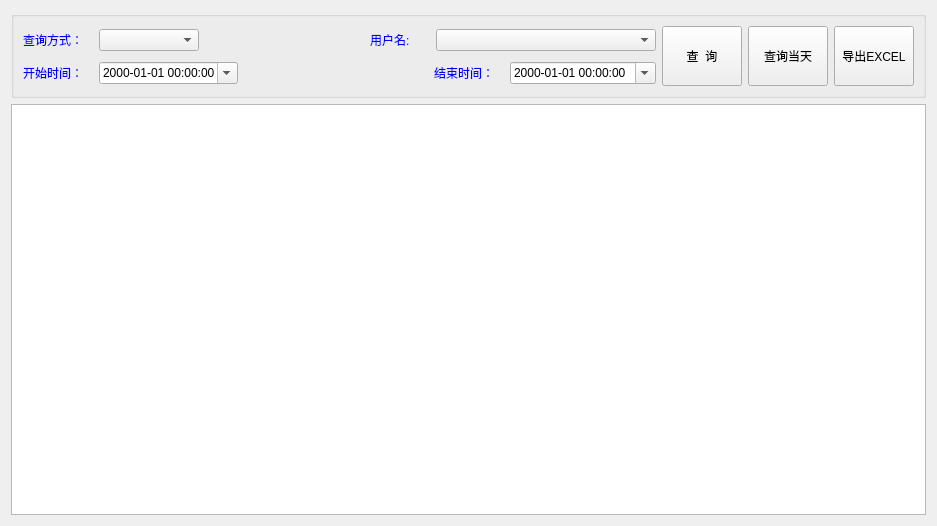
<?xml version="1.0" encoding="UTF-8"?>
<ui version="4.0">
 <class>CScoreRec</class>
 <widget class="QWidget" name="CScoreRec">
  <property name="geometry">
   <rect>
    <x>0</x>
    <y>0</y>
    <width>937</width>
    <height>526</height>
   </rect>
  </property>
  <property name="windowTitle">
   <string>成绩查询</string>
  </property>
  <property name="styleSheet">
   <string notr="true">font: 14pt &quot;宋体&quot;;</string>
  </property>
  <layout class="QVBoxLayout" name="verticalLayout_3">
   <item>
    <widget class="QGroupBox" name="groupBox">
     <property name="styleSheet">
      <string notr="true">border-color: rgb(255, 3, 15);</string>
     </property>
     <property name="title">
      <string/>
     </property>
     <layout class="QGridLayout" name="gridLayout">
      <item row="0" column="0">
       <layout class="QHBoxLayout" name="horizontalLayout">
        <item>
         <widget class="QLabel" name="label">
          <property name="minimumSize">
           <size>
            <width>70</width>
            <height>0</height>
           </size>
          </property>
          <property name="maximumSize">
           <size>
            <width>70</width>
            <height>16777215</height>
           </size>
          </property>
          <property name="styleSheet">
           <string notr="true">font: 10pt &quot;宋体&quot;;
color: rgb(0, 0, 255);</string>
          </property>
          <property name="text">
           <string>查询方式：</string>
          </property>
         </widget>
        </item>
        <item>
         <widget class="QComboBox" name="comboMode">
          <property name="minimumSize">
           <size>
            <width>100</width>
            <height>0</height>
           </size>
          </property>
          <property name="maximumSize">
           <size>
            <width>100</width>
            <height>16777215</height>
           </size>
          </property>
         </widget>
        </item>
       </layout>
      </item>
      <item row="0" column="1" colspan="2">
       <layout class="QHBoxLayout" name="horizontalLayout_3">
        <item>
         <spacer name="horizontalSpacer_2">
          <property name="orientation">
           <enum>Qt::Horizontal</enum>
          </property>
          <property name="sizeHint" stdset="0">
           <size>
            <width>40</width>
            <height>20</height>
           </size>
          </property>
         </spacer>
        </item>
        <item>
         <widget class="QLabel" name="labelContent">
          <property name="minimumSize">
           <size>
            <width>60</width>
            <height>0</height>
           </size>
          </property>
          <property name="maximumSize">
           <size>
            <width>60</width>
            <height>16777215</height>
           </size>
          </property>
          <property name="styleSheet">
           <string notr="true">font: 10pt &quot;宋体&quot;;
color: rgb(0, 0, 255);</string>
          </property>
          <property name="text">
           <string>用户名:</string>
          </property>
         </widget>
        </item>
        <item>
         <widget class="QComboBox" name="comboContent">
          <property name="minimumSize">
           <size>
            <width>220</width>
            <height>0</height>
           </size>
          </property>
          <property name="editable">
           <bool>false</bool>
          </property>
         </widget>
        </item>
       </layout>
      </item>
      <item row="0" column="4" rowspan="2">
       <widget class="QPushButton" name="buttonSearch">
        <property name="minimumSize">
         <size>
          <width>0</width>
          <height>60</height>
         </size>
        </property>
        <property name="maximumSize">
         <size>
          <width>80</width>
          <height>16777215</height>
         </size>
        </property>
        <property name="styleSheet">
         <string notr="true">font: 75 10pt &quot;宋体&quot;;</string>
        </property>
        <property name="text">
         <string>查  询</string>
        </property>
       </widget>
      </item>
      <item row="1" column="0" colspan="2">
       <layout class="QHBoxLayout" name="horizontalLayout_2">
        <item>
         <widget class="QLabel" name="label_2">
          <property name="minimumSize">
           <size>
            <width>70</width>
            <height>0</height>
           </size>
          </property>
          <property name="maximumSize">
           <size>
            <width>70</width>
            <height>16777215</height>
           </size>
          </property>
          <property name="styleSheet">
           <string notr="true">font: 10pt &quot;宋体&quot;;
color: rgb(0, 0, 255);</string>
          </property>
          <property name="text">
           <string>开始时间：</string>
          </property>
         </widget>
        </item>
        <item>
         <widget class="QDateTimeEdit" name="dateTimeEditStart">
          <property name="displayFormat">
           <string>yyyy-MM-dd HH:mm:ss</string>
          </property>
          <property name="calendarPopup">
           <bool>true</bool>
          </property>
         </widget>
        </item>
        <item>
         <spacer name="horizontalSpacer">
          <property name="orientation">
           <enum>Qt::Horizontal</enum>
          </property>
          <property name="sizeHint" stdset="0">
           <size>
            <width>40</width>
            <height>20</height>
           </size>
          </property>
         </spacer>
        </item>
       </layout>
      </item>
      <item row="1" column="2">
       <layout class="QHBoxLayout" name="horizontalLayout_4">
        <item>
         <widget class="QLabel" name="label_3">
          <property name="minimumSize">
           <size>
            <width>70</width>
            <height>0</height>
           </size>
          </property>
          <property name="maximumSize">
           <size>
            <width>70</width>
            <height>16777215</height>
           </size>
          </property>
          <property name="styleSheet">
           <string notr="true">font: 10pt &quot;宋体&quot;;
color: rgb(0, 0, 255);</string>
          </property>
          <property name="text">
           <string>结束时间：</string>
          </property>
         </widget>
        </item>
        <item>
         <widget class="QDateTimeEdit" name="dateTimeEditEnd">
          <property name="displayFormat">
           <string>yyyy-MM-dd HH:mm:ss</string>
          </property>
          <property name="calendarPopup">
           <bool>true</bool>
          </property>
         </widget>
        </item>
       </layout>
      </item>
      <item row="0" column="5" rowspan="2">
       <widget class="QPushButton" name="buttonSearchTaday">
        <property name="minimumSize">
         <size>
          <width>0</width>
          <height>60</height>
         </size>
        </property>
        <property name="maximumSize">
         <size>
          <width>80</width>
          <height>16777215</height>
         </size>
        </property>
        <property name="styleSheet">
         <string notr="true">font: 75 10pt &quot;宋体&quot;;</string>
        </property>
        <property name="text">
         <string>查询当天</string>
        </property>
       </widget>
      </item>
      <item row="0" column="6" rowspan="2">
       <widget class="QPushButton" name="buttonExport">
        <property name="minimumSize">
         <size>
          <width>0</width>
          <height>60</height>
         </size>
        </property>
        <property name="maximumSize">
         <size>
          <width>80</width>
          <height>16777215</height>
         </size>
        </property>
        <property name="styleSheet">
         <string notr="true">font: 75 10pt &quot;宋体&quot;;</string>
        </property>
        <property name="text">
         <string>导出EXCEL</string>
        </property>
       </widget>
      </item>
     </layout>
    </widget>
   </item>
   <item>
    <widget class="QTableView" name="listScoreRec">
     <property name="sortingEnabled">
      <bool>true</bool>
     </property>
     <attribute name="horizontalHeaderStretchLastSection">
      <bool>true</bool>
     </attribute>
    </widget>
   </item>
  </layout>
 </widget>
 <resources/>
 <connections/>
</ui>
